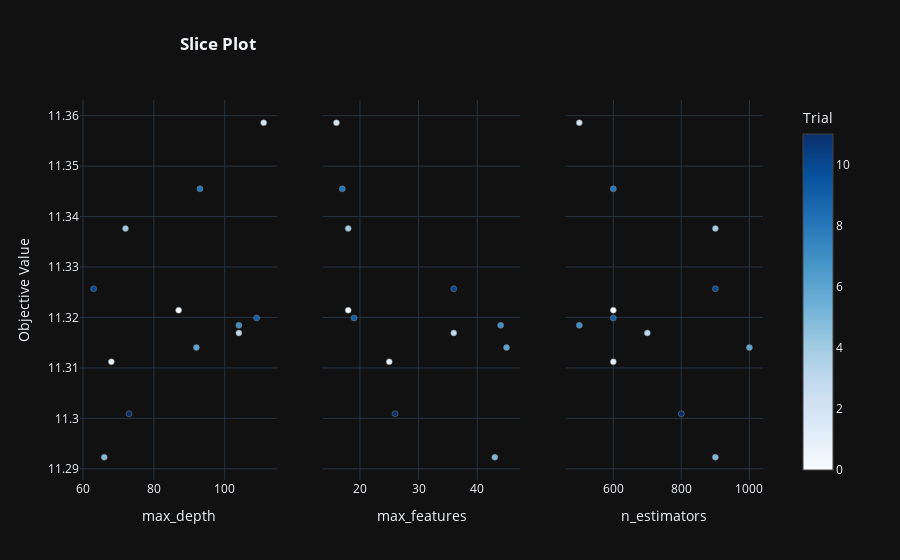

Notebook code cell kept with this figure:
### Code cell
fig = optuna.visualization.plot_slice(study)
fig.update_layout(template='plotly_dark', title='<b>Slice Plot', title_x=0.2)

### Figure 1 — Plotly figure (JSON) as saved in the notebook; plotly's stock layout.template omitted (floating-point values rounded to 4 significant figures)
{"data": [{"marker": {"color": [0, 1, 2, 3, 4, 5, 6, 7, 8, 9, 10, 11], "colorbar": {"title": {"text": "Trial"}, "x": 1, "xpad": 40, "y": 0.5}, "colorscale": [[0, "rgb(247,251,255)"], [0.125, "rgb(222,235,247)"], [0.25, "rgb(198,219,239)"], [0.375, "rgb(158,202,225)"], [0.5, "rgb(107,174,214)"], [0.625, "rgb(66,146,198)"], [0.75, "rgb(33,113,181)"], [0.875, "rgb(8,81,156)"], [1, "rgb(8,48,107)"]], "line": {"color": "Grey", "width": 0.5}, "showscale": true}, "mode": "markers", "name": "Feasible Trial", "showlegend": false, "type": "scatter", "x": [87, 68, 111, 104, 72, 66, 92, 104, 93, 109, 63, 73], "xaxis": "x", "y": [11.32, 11.31, 11.36, 11.32, 11.34, 11.29, 11.31, 11.32, 11.35, 11.32, 11.33, 11.3], "yaxis": "y"}, {"marker": {"color": [0, 1, 2, 3, 4, 5, 6, 7, 8, 9, 10, 11], "colorbar": {"title": {"text": "Trial"}, "x": 1, "xpad": 40}, "colorscale": [[0, "rgb(247,251,255)"], [0.125, "rgb(222,235,247)"], [0.25, "rgb(198,219,239)"], [0.375, "rgb(158,202,225)"], [0.5, "rgb(107,174,214)"], [0.625, "rgb(66,146,198)"], [0.75, "rgb(33,113,181)"], [0.875, "rgb(8,81,156)"], [1, "rgb(8,48,107)"]], "line": {"color": "Grey", "width": 0.5}, "showscale": false}, "mode": "markers", "name": "Feasible Trial", "showlegend": false, "type": "scatter", "x": [18, 25, 16, 36, 18, 43, 45, 44, 17, 19, 36, 26], "xaxis": "x2", "y": [11.32, 11.31, 11.36, 11.32, 11.34, 11.29, 11.31, 11.32, 11.35, 11.32, 11.33, 11.3], "yaxis": "y2"}, {"marker": {"color": [0, 1, 2, 3, 4, 5, 6, 7, 8, 9, 10, 11], "colorbar": {"title": {"text": "Trial"}, "x": 1, "xpad": 40}, "colorscale": [[0, "rgb(247,251,255)"], [0.125, "rgb(222,235,247)"], [0.25, "rgb(198,219,239)"], [0.375, "rgb(158,202,225)"], [0.5, "rgb(107,174,214)"], [0.625, "rgb(66,146,198)"], [0.75, "rgb(33,113,181)"], [0.875, "rgb(8,81,156)"], [1, "rgb(8,48,107)"]], "line": {"color": "Grey", "width": 0.5}, "showscale": false}, "mode": "markers", "name": "Feasible Trial", "showlegend": false, "type": "scatter", "x": [600, 600, 500, 700, 900, 900, 1000, 500, 600, 600, 900, 800], "xaxis": "x3", "y": [11.32, 11.31, 11.36, 11.32, 11.34, 11.29, 11.31, 11.32, 11.35, 11.32, 11.33, 11.3], "yaxis": "y3"}], "layout": {"autosize": true, "title": {"text": "<b>Slice Plot", "x": 0.2}, "xaxis": {"anchor": "y", "autorange": true, "domain": [0, 0.2889], "range": [59.18, 114.8], "title": {"text": "max_depth"}, "type": "linear"}, "xaxis2": {"anchor": "y2", "autorange": true, "domain": [0.3556, 0.6444], "range": [13.69, 47.31], "title": {"text": "max_features"}, "type": "linear"}, "xaxis3": {"anchor": "y3", "autorange": true, "domain": [0.7111, 1], "range": [460.2, 1040.0], "title": {"text": "n_estimators"}, "type": "linear"}, "yaxis": {"anchor": "x", "autorange": true, "domain": [0, 1], "range": [11.29, 11.36], "title": {"text": "Objective Value"}, "type": "linear"}, "yaxis2": {"anchor": "x2", "autorange": true, "domain": [0, 1], "matches": "y", "range": [11.29, 11.36], "showticklabels": false, "type": "linear"}, "yaxis3": {"anchor": "x3", "autorange": true, "domain": [0, 1], "matches": "y", "range": [11.29, 11.36], "showticklabels": false, "type": "linear"}}}
